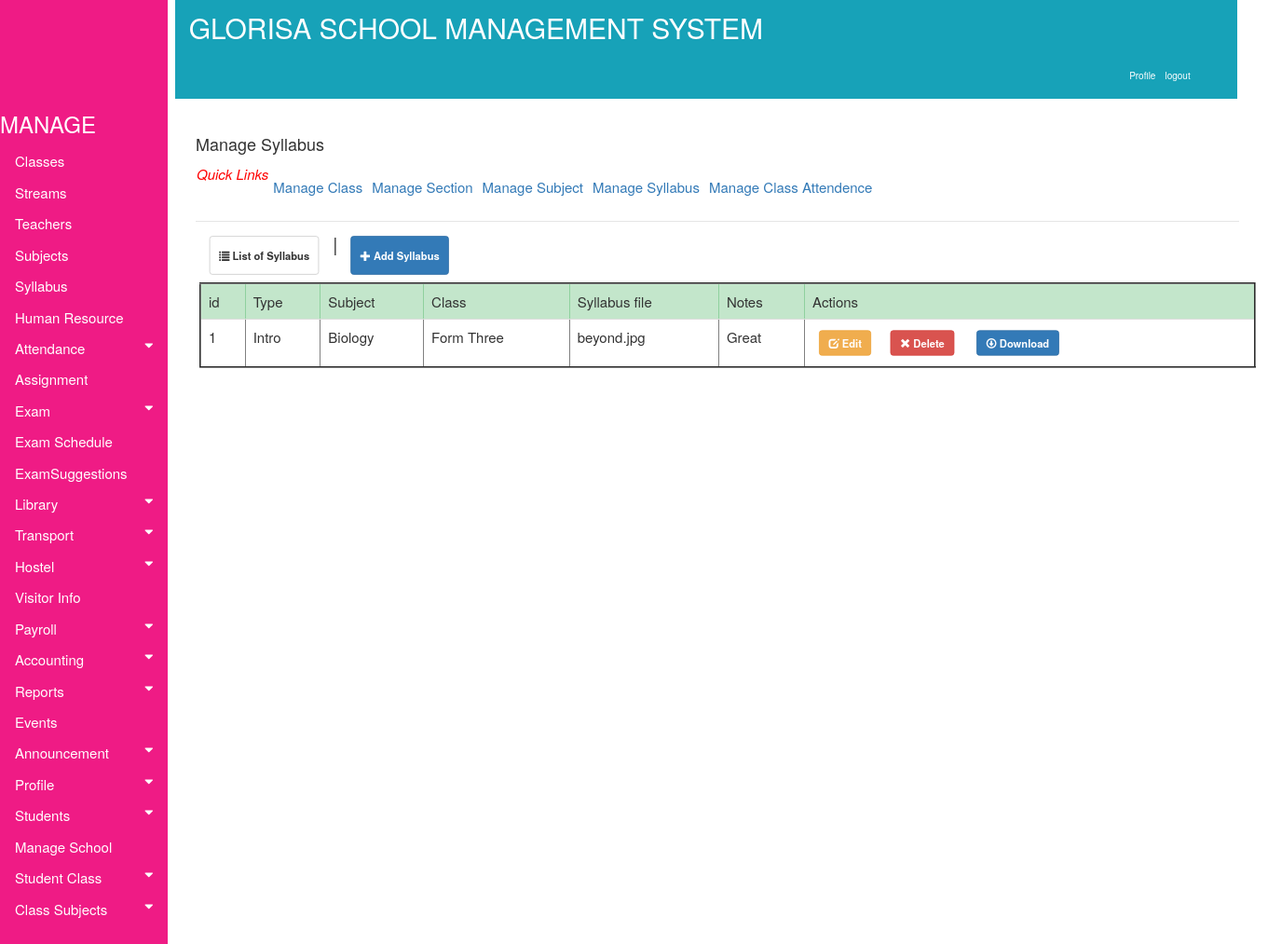
The app's page /accounts/viewsyllabus (signed in) with its own data.
### accounts/models.py (models this page shows, shortened)
class Syllabus(models.Model):
    SyllabusType = models.CharField(max_length=130)
    Class = models.ForeignKey(Classinformation, on_delete=models.PROTECT, blank=True, null=True)
    Subject = models.ForeignKey(Subjects, on_delete=models.PROTECT, blank=True, null=True)
    Syllabus = models.FileField(max_length=130, blank=False)
    Notes = models.TextField(max_length=100)

class Subjects(models.Model):
    choices = (('Compulsory','Compulsory'),('Options','Options'))
    Subjectname = models.CharField(max_length=130)
    Subjectcode = models.CharField(max_length=130)
    Author = models.CharField(max_length=130)
    Class = models.ForeignKey(Classinformation, on_delete=models.PROTECT, blank=True, null=True)
    SubjectTeacher = models.ForeignKey(TeachersInformation, on_delete=models.PROTECT, blank=True, null=True)
    Type = models.CharField(max_length=130, choices=choices, blank=False)
    OtherNotes = models.TextField(max_length=200, blank=True)
    def __str__(self):
        return self.Subjectname

class Classinformation(models.Model):
    nameclass= (('Form_One','Form_One'), ('Form_Two', 'Form_Two'),('Form_Three','Form_Three'), ('Form_Four', 'Form_Four'),
    ('Form_Five_Arts','Form_Five_Arts'), ('Form_Five_Sciences', 'Form_Five_Sciences'),
    ('Form_Five_Six','Form_Six_Arts'), ('Form_Six_Sciences', 'Form_Six_Sciences'))
    ClassName = models.CharField(max_length=130, choices=nameclass, blank=False)
    ClassTeacher = models.ForeignKey(TeachersInformation, on_delete=models.PROTECT, blank=True, null=True)
    TotalStudents = models.CharField(max_length=30, blank=True)
    NumberOfSections = models.CharField(max_length=30, blank=True)
    def __str__(self):
        return self.ClassName

### accounts/views/views.py (the view)
@login_required
def viewsyllabus(request):
    all_info = Syllabus.objects.all()
    context = {'all_info': all_info}
    return render(request, 'accounts/Syllabus/viewsyllabus.html', context)

### accounts/templates/accounts/Syllabus/viewsyllabus.html
{% extends 'base.html' %}
{% block body %}
<div class="container" style="margin-left: 200px;font-size: 20px; padding: 0px 10px;">
  <br><h4>Manage Syllabus</h4>
  <nav class="nav navbar-expand" style="font-size:15px; padding: 1px 1px 1px 1px">
    <ul class="navbar-nav mr-auto">
      <i style="font-size: 15px; color:red;">Quick Links</i>
      <li class="nav-item">
        <a class="nav-link" href="{% url 'viewclassinformation'%}">Manage Class</a>
      </li>
      <li class="nav-item">
        <a class="nav-link" href="{% url 'viewsectioninformation'%}">Manage Section</a>
      </li>
      <li class="nav-item">
        <a class="nav-link" href="{% url 'viewsubjects'%}">Manage Subject</a>
      </li>
      <li class="nav-item">
        <a class="nav-link" href="{% url 'viewsyllabus'%}">Manage Syllabus</a>
      </li>
      <li class="nav-item">
        <a class="nav-link" href="#">Manage Class Attendence</a>
      </li>
    </ul>
  </nav>
    <hr style=" margin-top: 1rem;margin-bottom: 1rem;border: 0;
     border-top: 1px solid rgba(0, 0, 0, 0.1);"/>
  <nav class="nav navbar-expand">
    <ul class="navbar-nav mr-auto">
      <li class="nav-item">
      <a class="btn btn-default a-btn-slide-text" href="#"><span class="glyphicon glyphicon-list" aria-hidden="true"></span>
        <span><strong>List of Syllabus</strong></span></a></li>
|
      <li class="nav-item">
      <a class="btn btn-primary a-btn-slide-text" href="{% url 'addsyllabus' %}"><span class="glyphicon glyphicon-plus" aria-hidden="true"></span>
        <span><strong>Add Syllabus</strong></span>  </a>
      </li
    </ul>
  </nav>
  <div class="container" style="margin-left:1px; font-size:15px; padding:3px">
<table class="table table-hover" border="2">
   <thead class="table-success">
     <tr>
         <td>id</td>
         <td>Type</td>
         <td>Subject</td>
         <td>Class</td>
         <td>Syllabus file</td>
         <td>Notes</td>
         <td>Actions</td>
     </tr>
   </thead>
   <tbody>
     {% if all_info %}
     {% for item in all_info %}
     <tr>
       <link href="https://maxcdn.bootstrapcdn.com/bootstrap/3.3.0/css/bootstrap.min.css" rel="stylesheet" id="bootstrap-css">
       <td>{{ item.id}}</td>
       <td>{{ item.SyllabusType}}</td>
       <td>{{ item.Subject}}</td>
       <td>{{ item.Class}}</td>
       <td>{{ item.Syllabus}}</td>
       <td>{{ item.Notes}}</td>
       <td><a class='btn btn-warning a-btn-slide-text' href="{% url 'editsubject' pk=item.id  %}" >
         <span  class="glyphicon glyphicon-edit" aria-hidden="true"></span>
        <span><strong>Edit</strong></span></a>
         <a  class="btn btn-danger a-btn-slide-text" href="{% url 'deletesubject' pk=item.id %}" >
          <span class="glyphicon glyphicon-remove" aria-hidden="true"></span>
          <span><strong>Delete</strong></span> </a>
           <a class='btn btn-primary a-btn-slide-text' href="#" ><span class="glyphicon glyphicon-download" aria-hidden="true"></span>
          <span><strong>Download</strong></span></a>
       </td>
        {% endfor %}
     </tr>
     {% endif %}
   </tbody>
</table>
</div>
</div>
{% endblock %}

### accounts/static/css/style.css (style rules this page uses)
.container { margin-left: 200px;font-size: 10px; padding: 0px 10px; }
body { font-family: "Lato", sans-serif; }
a.btn { -webkit-transform: scale(0.8); -moz-transform: scale(0.8); -o-transform: scale(0.8); -webkit-transition-duration: 0.5s; -moz-transition-duration: 0.5s; -o-transition-duration: 0.5s; }

### records on screen
Syllabus: id "1", SyllabusType "Intro", Subject "Biology", Class "Form Three", Syllabus "beyond.jpg", Notes "Great"
